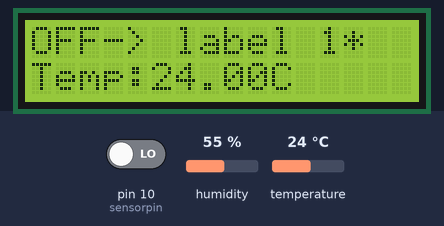
A sketch run on a simulated Arduino Uno, built with avr-gcc and run on an emulated ATmega328P. On the bench: 16×2 character LCD. The test bench sets the inputs (shaded band); at power-on: pin 10 (sensorpin) LOW, humidity 55 %, temperature 24 °C. What the sketch prints to the serial monitor is not drawn.

Above: at 1.2 s.
1.3 s: pin 10 (sensorpin) driven HIGH
At 1.4 s:
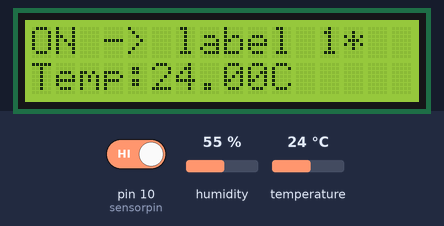
4.0 s: pin 10 (sensorpin) driven LOW
Timing chart, 0 to 7.0 s (numbered marks = the images above; inputs shaded):
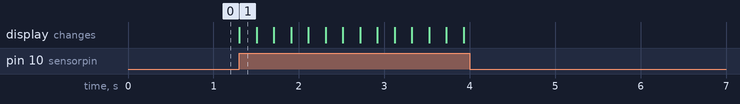

Measured:
- after the input at 1.3 s, the display: changes at once (image 1)
- after the input at 4.0 s, every drawn part: stays the same

The sketch:

pc_cooler.ino
```cpp
// include the library code:
#include <LiquidCrystal.h>
#include "DHT.h"
#define sensorpin 10
int touch=LOW;
int ledpin1=8;
String lable ="lable 1 *";
#define DHTPIN 6     // Digital pin connected to the DHT sensor

#define DHTTYPE DHT11


// initialize the library by associating any needed LCD interface pin`
// with the arduino pin number it is connected to
const int rs = 12, en = 11, d4 = 5, d5 = 4, d6 = 3, d7 = 2;
LiquidCrystal lcd(rs, en, d4, d5, d6, d7);


DHT dht(DHTPIN, DHTTYPE);
void setup() {
  pinMode(sensorpin,INPUT);
  // set up the LCD's number of columns and rows:
  lcd.begin(16, 2);
  // Print a message to the LCD.

  lcd.setCursor(0, 1);
  lcd.print("Temp:");
  dht.begin();
  temp_disp();

  lcd.setCursor(0, 0);
  lcd.print("OFF-> "+lable);
  Serial.begin(9600);
  Serial.println(F("DHTxx test!"));


}

void loop() {
  if(millis() % 10000==0){
    temp_disp();
  }
  fancontrol();


}

void fancontrol(){
  int senseValue=digitalRead(sensorpin);
  if(senseValue==HIGH && touch==LOW)
  {
    touch=HIGH;
    Serial.println("ON");
    lcd.setCursor(0, 0);
    lcd.print("ON -> "+lable);
    digitalWrite(ledpin1,HIGH);
    delay(200);
  }
  else if(senseValue==HIGH && touch==HIGH)
  {
    touch=LOW;
    Serial.println("OFF ");
    lcd.setCursor(0, 0);
    lcd.print("OFF-> "+lable);
    digitalWrite(ledpin1,LOW);
    delay(200);
  }
}

void temp_disp(){

    float t = dht.readTemperature();
    Serial.print(t);
    Serial.print(F("C \n"));
    lcd.setCursor(5, 1);
    lcd.print(t);
    lcd.print(F("C "));
    if (isnan(t)) {
    Serial.println(F("Failed to read from DHT sensor!"));
    return;
    }else{
       if(t>50){
         lable="lable3(:(}";
        }
       else if(t>30){
         lable="lable2- :)";
        }
        else{
          lable="label 1*";
        }
        }

}
```
